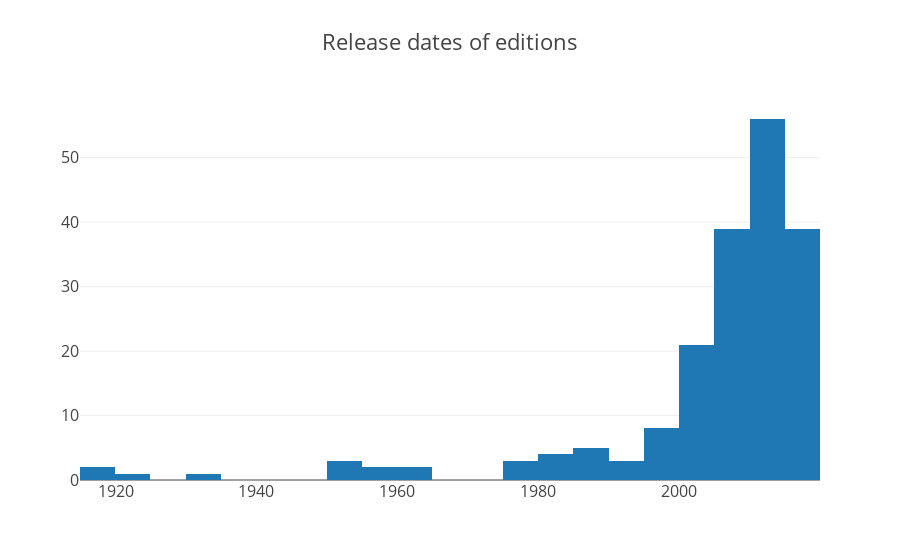

Write notebook code for a chart like this one.
### Code cell
# Converting to a dictionary has the convinent side effect that
# when a bbid with the same data_id is present, the data_id that
# is greater takes precedence (since it comes afterwards)
edition_data_ids_dict = dict(list(bb_conn.execute(select([t_edition.c.bbid,
                                                          t_edition.c.data_id])
                                             .where(t_edition.c.data_id != None))))
# But we only need the ids
edition_data_ids = edition_data_ids_dict.values()
edition_published_dates = __.compact(__.map(data_id_to_release_date, edition_data_ids))

plt.iplot({
    'data': [go.Histogram(
        x=list(edition_published_dates)
    )],
    'layout': {
        'title': 'Release dates of editions',
        'font': {
            'size': 16
        }
    }
}, config=default_plotly_config)

### Figure 1 — Plotly figure (JSON) as saved in the notebook; plotly's stock layout.template omitted (floating-point values rounded to 4 significant figures; data arrays with more than 128 entries replaced by an {"elided": "..."} marker saying what was removed)
{"data": [{"type": "histogram", "x": {"elided": "189 str values"}}], "layout": {"font": {"size": 16}, "title": "Release dates of editions"}}
